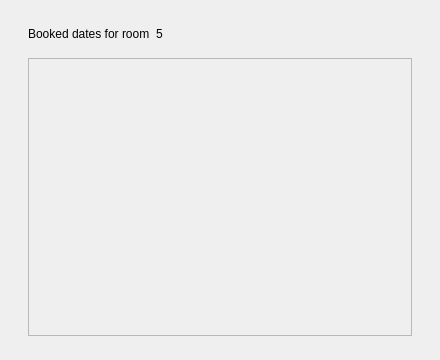
<?xml version="1.0" encoding="UTF-8"?>
<ui version="4.0">
 <class>Dialog</class>
 <widget class="QDialog" name="Dialog">
  <property name="geometry">
   <rect>
    <x>0</x>
    <y>0</y>
    <width>440</width>
    <height>360</height>
   </rect>
  </property>
  <property name="windowTitle">
   <string>Booked dates</string>
  </property>
  <layout class="QVBoxLayout" name="dialog_layout">
   <property name="spacing">
    <number>14</number>
   </property>
   <property name="leftMargin">
    <number>28</number>
   </property>
   <property name="topMargin">
    <number>24</number>
   </property>
   <property name="rightMargin">
    <number>28</number>
   </property>
   <property name="bottomMargin">
    <number>24</number>
   </property>
   <item>
    <layout class="QHBoxLayout" name="title_layout">
     <property name="spacing">
      <number>6</number>
     </property>
     <item>
      <widget class="QLabel" name="label">
       <property name="text">
        <string>Booked dates for room</string>
       </property>
       <property name="role" stdset="0">
        <string>h2</string>
       </property>
      </widget>
     </item>
     <item>
      <widget class="QLabel" name="room_number_label">
       <property name="text">
        <string>5</string>
       </property>
       <property name="role" stdset="0">
        <string>h2</string>
       </property>
      </widget>
     </item>
     <item>
      <spacer name="spacer_1">
       <property name="orientation">
        <enum>Qt::Horizontal</enum>
       </property>
       <property name="sizeHint" stdset="0">
        <size>
         <width>40</width>
         <height>20</height>
        </size>
       </property>
      </spacer>
     </item>
    </layout>
   </item>
   <item>
    <widget class="QScrollArea" name="dates_catch_scrollArea">
     <property name="widgetResizable">
      <bool>true</bool>
     </property>
     <property name="minimumSize">
      <size>
       <width>0</width>
       <height>220</height>
      </size>
     </property>
     <property name="horizontalScrollBarPolicy">
      <enum>Qt::ScrollBarAlwaysOff</enum>
     </property>
     <widget class="QWidget" name="scrollAreaWidgetContents_dates_catch">
      <layout class="QVBoxLayout" name="verticalLayout_2">
       <property name="spacing">
        <number>0</number>
       </property>
       <property name="leftMargin">
        <number>0</number>
       </property>
       <property name="topMargin">
        <number>0</number>
       </property>
       <property name="rightMargin">
        <number>0</number>
       </property>
       <property name="bottomMargin">
        <number>0</number>
       </property>
       <item>
        <layout class="QVBoxLayout" name="dates_catch_widget">
         <property name="spacing">
          <number>8</number>
         </property>
        </layout>
       </item>
       <item>
        <spacer name="spacer_2">
         <property name="orientation">
          <enum>Qt::Vertical</enum>
         </property>
         <property name="sizeHint" stdset="0">
          <size>
           <width>20</width>
           <height>40</height>
          </size>
         </property>
        </spacer>
       </item>
      </layout>
     </widget>
    </widget>
   </item>
  </layout>
 </widget>
 <resources/>
 <connections/>
</ui>
